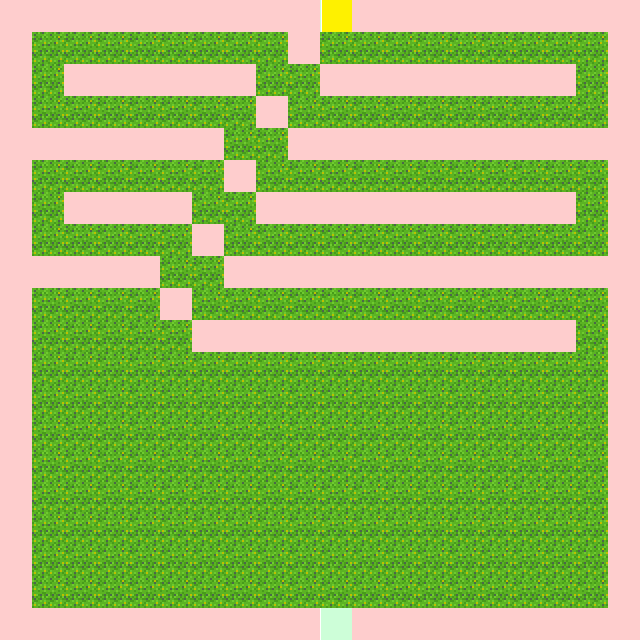

The image is a tile-based game level rendered from a .tmx file. Its description and source (layers, tilesets, objects; grid data summarised) follow:
An orthogonal 20x20 tile map with 32x32 px tiles, 2 tile layers (1, Meta), 2 tilesets.

<map version="1.0" orientation="orthogonal" width="20" height="20" tilewidth="32" tileheight="32">
 <tileset firstgid="1" name="tiles" tilewidth="32" tileheight="32" spacing="1" margin="1">
  <image source="../sprites/tiles.png" width="331" height="133" />
 </tileset>
 <tileset firstgid="41" name="meta_tiles" tilewidth="32" tileheight="32" margin="1">
  <image source="../sprites/meta_tiles.png" width="99" height="34" />
  <tile id="0">
   <properties>
    <property name="collision" value="true" />
   </properties>
  </tile>
  <tile id="1">
   <properties>
    <property name="1" value="1,1,1,1,1,1,1,1,1,1" />
    <property name="waypoint" value="s" />
   </properties>
  </tile>
  <tile id="2">
   <properties>
    <property name="Health" value="15" />
    <property name="waypoint" value="e" />
   </properties>
  </tile>
 </tileset>
 <layer name="1" width="20" height="20">
  <data>[400 cells, 400 non-empty, 2 distinct tile ids]</data>
 </layer>
 <layer name="Meta" width="20" height="20">
  <data>[400 cells, 153 non-empty, 3 distinct tile ids]</data>
 </layer>
</map>